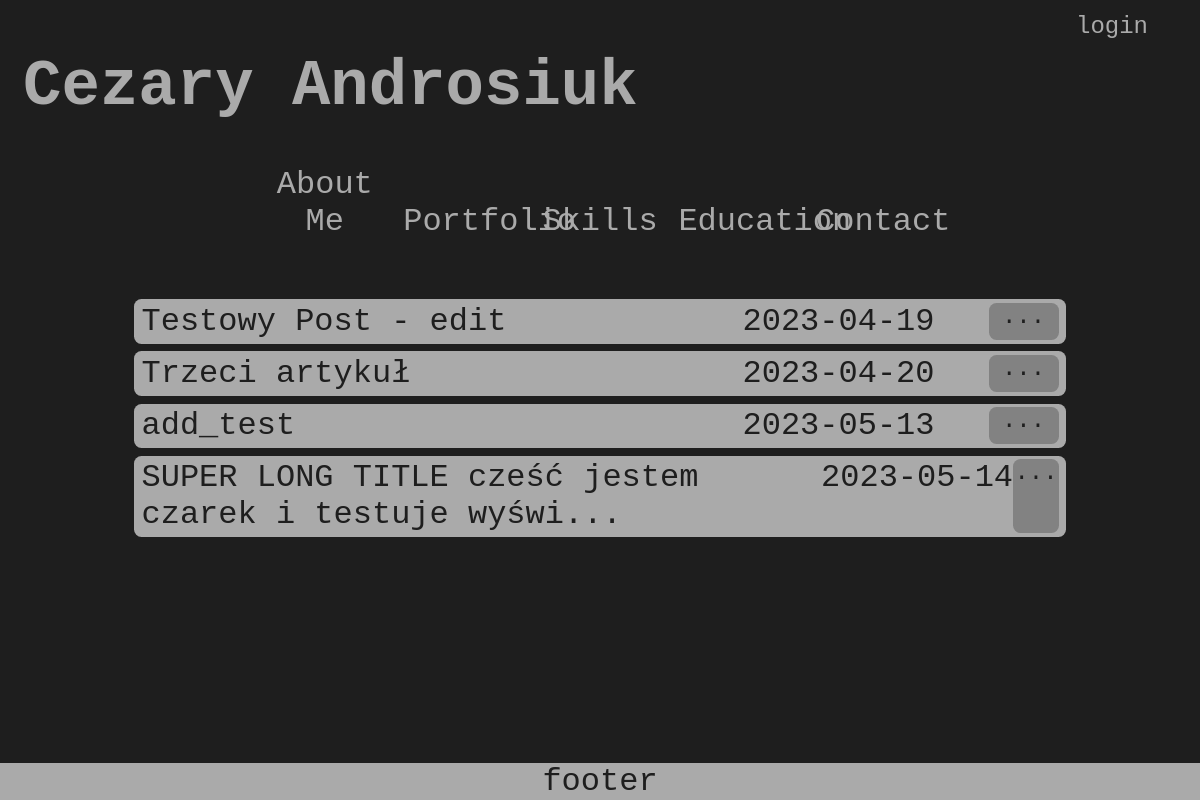
Screenshot of /portfolio.php with the database file from the repository.
### tables this page shows
CREATE TABLE `posts` (
  `post_id` int(10) NOT NULL,
  `title` text NOT NULL,
  `content` text NOT NULL,
  `date` date NOT NULL DEFAULT current_timestamp(),
  `comments` int(11) NOT NULL DEFAULT 0,
  `visible` int(11) NOT NULL DEFAULT 1
);

### portfolio.php (the view, shortened to what this page needs)
<?php
    require_once "_connect_database.php";
?>
<!DOCTYPE html>
<html>
    <head>
        <link href="style.css" rel="stylesheet">
    </head>
    <body>
        <header class="header">
            <h1 class="pageTitle">
                Cezary Androsiuk
            </h1>
            <a class="adminLogin" href="login/login.php">
                login
            </a>
        </header>
        <?php
            require "_menu.php";
        ?>
        <br/>
        <main class="contentPortfolio">
            <?php
                $select_posts = 'SELECT post_id, title, date FROM posts WHERE visible = 1;';
                foreach ($database->query($select_posts) as $record){
                    $message = substr($record['title'], 0, 55);
                    $dots = "";
                    if(strcmp($message, $record['title']) != 0)
                        $dots = "...";
                    echo '
                        <article class="singlePortfolioArticle">
                            <a class="singleArticleRowLeft">' . $message . $dots . '</a>
                            <a class="singleArticleRowMiddle">' . $record['date'] . '</a>
                            <a class="singleArticleRowRight" href="single_article.php?post_id=' . $record['post_id'] . '">...</a>
                        </article>
                    ';
                }
            ?>
        </main>
        <br/><br/>
        <footer class="footer">
            footer
        </footer>
    </body>
</html>

### style.css (style rules this page uses)
body { background-color: rgb(30, 30, 30); color: rgb(170, 170, 170); text-align: center; font-size: xx-large; font-family: 'Courier New', Courier, monospace; }
.header { display: flex; }
.pageTitle { margin-left: 4mm; color: rgb(170, 170, 170); text-decoration: none; text-align: left; flex-grow: 1; }
.adminLogin { font-size: x-large; color: rgb(170, 170, 170); border-radius: 2mm; text-decoration: none; margin: 5px; height: 8mm; width: 150px; }
.contentPortfolio { width: 80%; color: rgb(30, 30, 30); margin: 4mm; border-radius: 2mm; display: inline-block; }
.singlePortfolioArticle { background-color: rgb(170, 170, 170); margin: 2mm; border-radius: 2mm; display: flex; }
.singleArticleRowLeft { text-decoration: none; color: rgb(30,30,30); margin-left: 2mm; margin-top: 1mm; margin-bottom: 1mm; text-align: left; flex-grow: 6; }
.singleArticleRowMiddle { color: rgb(30,30,30); text-decoration: none; width: 300px; margin-top: 1mm; margin-bottom: 1mm; }
.singleArticleRowRight { text-align: center; color: rgb(30, 30, 30); background-color: rgb(130, 130, 130); border-radius: 2mm; text-decoration: none; font-size: x-large; width: 70px; margin-right: 2mm; margin-top: 1mm; margin-bottom: 1mm; }
.footer { background-color: rgb(170, 170, 170); color: rgb(30, 30, 30); bottom: 0; left: 0; position: fixed; width: 100%; }

### rows the page displays
posts: title "Testowy Post - edit", date "2023-04-19"
posts: title "Trzeci artykuł", date "2023-04-20"
posts: title "add_test", date "2023-05-13"
posts: title "SUPER LONG TITLE cześć jestem czarek i testuje wyświ", title "...", date "2023-05-14"
